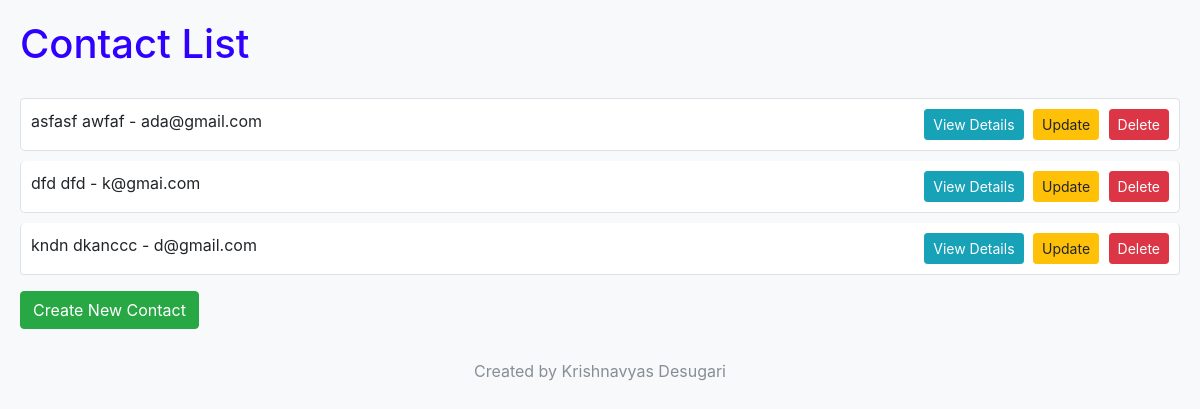
Before: / with the older database file.
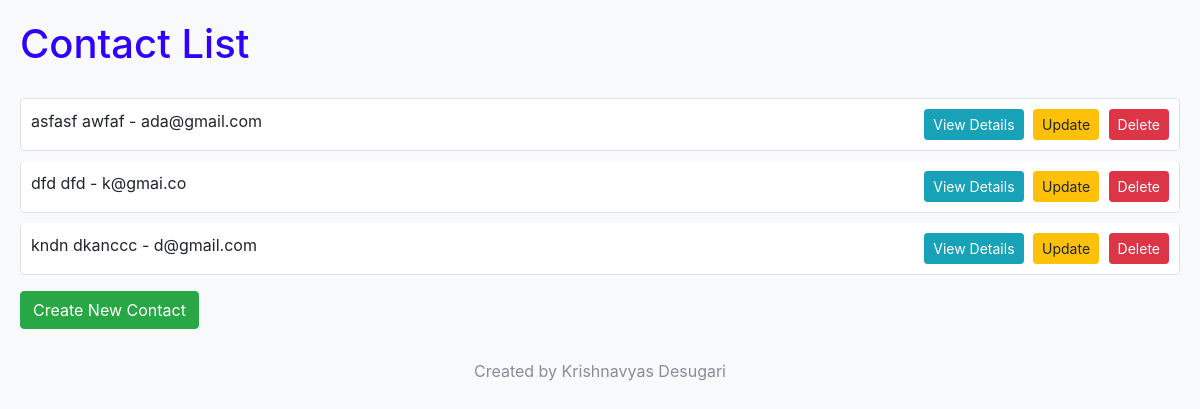
After: the same page with the newer database file.
### pycontacts/models.py (models this page shows, shortened)
class Contact(models.Model):
    first_name = models.CharField(max_length=20, unique=True)
    last_name = models.CharField(max_length=20, unique=True)
    email = models.EmailField(max_length=30, unique=True)
    phone_number = models.CharField(max_length=10)
    class Meta:
        app_label = 'pycontacts'
        managed = False

### pycontacts/views.py (the view)
# urls.py: path('', contact_list, name='redirect_home'),  # Adjust the redirect to point directly to contact_list
def contact_list(request):
    contacts = Contact.objects.all()
    return render(request, 'contact_forms/contact_list.html', {'contacts': contacts})

### pycontacts/templates/contact_forms/contact_list.html (shortened to what this page needs)
<!DOCTYPE html>
<html lang="en">
<head>
    <link rel="stylesheet" href="https://stackpath.bootstrapcdn.com/bootstrap/4.5.2/css/bootstrap.min.css">
</head>
<body>
    <h1>Contact List</h1>
    <ul class="list-group">
        {% for contact in contacts %}
            <li class="list-group-item">
                {{ contact.first_name }} {{ contact.last_name }} - {{ contact.email }}
                <div class="float-right">
                    <a class="btn btn-info btn-sm" href="{% url 'contact_detail' contact.pk %}">View Details</a>
                    <a class="btn btn-warning btn-sm" href="{% url 'contact_update' contact.pk %}">Update</a>
                    <a class="btn btn-danger btn-sm" href="{% url 'contact_confirm_delete' contact.pk %}">Delete</a>
                </div>
            </li>
        {% endfor %}
    </ul>
    <a class="btn btn-success mt-3" href="{% url 'contact_create' %}">Create New Contact</a>
    <footer>
        Created by Krishnavyas Desugari
    </footer>
</body>
</html>

### pycontacts/templates/contact_forms/contact_list.html (style rules this page uses)
body { padding: 20px; background-color: #f8f9fa; }
h1 { color: #2f00ff; margin-bottom: 20px; }
.list-group-item { background-color: #fff; margin-top: 10px; border: 1px solid #dee2e6; border-radius: 5px; padding: 10px; }
footer { margin-top: 30px; text-align: center; color: #868e96; }
.btn-success { background-color: #28a745; border-color: #28a745; }
.btn-info, .btn-warning, .btn-danger { margin-left: 5px; }

Changed rows visible on the page:
changed Contact "dfd": email "k@gmai.com" → "k@gmai.co"
